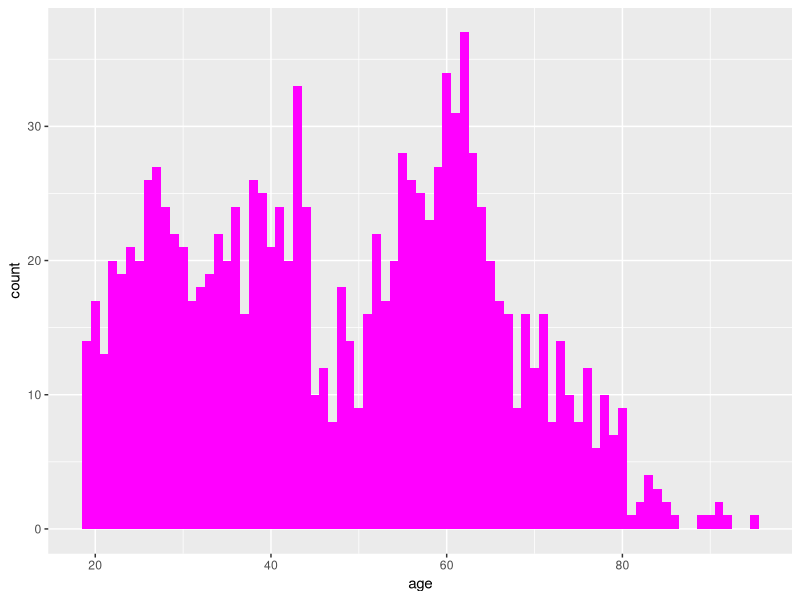
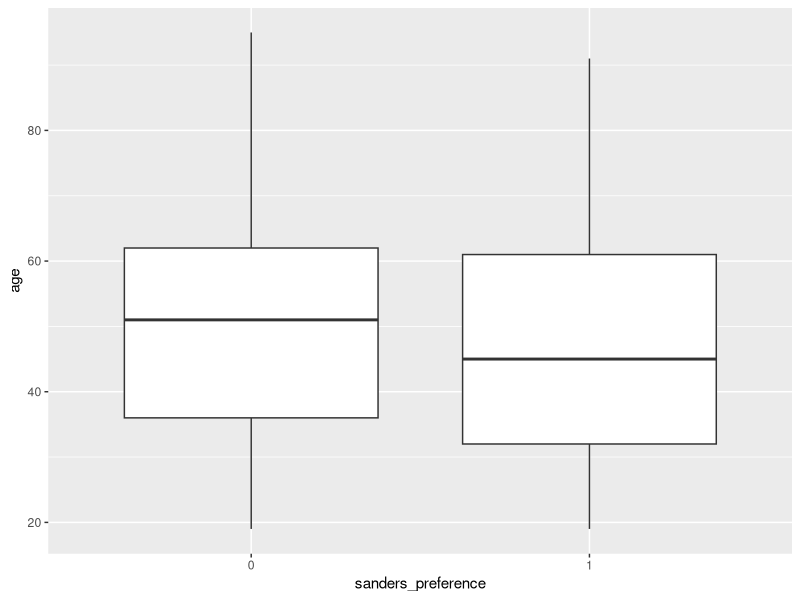

These figures' R source, in order:
## ---- chunk 1
knitr::opts_chunk$set(cache=TRUE)
## ---- chunk 2
library(dplyr)
library(ggplot2)
library(Hmisc)
library(GGally)
library(data.table)


setwd("/Users/daghanaltas/Hacking/Berkeley/W271/Labs/Lab1")
df <- read.csv("./public_opinion.csv")
head(df)
describe(df)

## ---- chunk 3
dim(df)
df <- df[!is.na(df$sanders_preference),]
df$sanders_preference <- as.factor(df$sanders_preference)
df$party <- factor(x = df$party, levels = c("1","2","3"), labels = c("D", "I", "R"))
df$race_white <- as.factor(df$race_white)
df$gender <- as.factor(df$gender)
df$age <- 2016 - df$birthyr
dim(df)
head(df)
dt <- data.table(df)
## ---- chunk 4
#xtabs( ~ sanders_preference, data=dt)
c.table <- array(data = c( sum(dt$sanders_preference == 1), 
                           sum(dt$sanders_preference == 1) / length(dt$sanders_preference),
                           sum(dt$sanders_preference == 0),
                           sum(dt$sanders_preference == 0) / length(dt$sanders_preference),
                           sum((dt$sanders_preference == 0) | (dt$sanders_preference == 1)), 
                           sum((dt$sanders_preference == 0) | (dt$sanders_preference == 1)) / length(dt$sanders_preference)),
                 dim = c(2,3),
                 dimnames = list(Count = c("Voter Count", "pi.hat"), 
                                 Preference = c("Bernie", "Hillary", "Total")))

c.table
## ---- chunk 5
c.table <- array(data = c( sum(dt$party == 'D'), 
                           sum(dt$party == 'D')/length(dt$party),
                           sum(dt$party == 'I'), 
                           sum(dt$party == 'I')/length(dt$party), 
                           sum(dt$party == 'R'), 
                           sum(dt$party == 'R')/length(dt$party),
                           sum((dt$party == 'D') | (dt$party == 'I') |(dt$party == 'R')), 
                           sum((dt$party == 'D') | (dt$party == 'I') |(dt$party == 'R')) /length(dt$party)),
                 dim = c(2,4),
                 dimnames = list(Count = c("Voter Count", "pi.hat"), 
                                 Party_affiliation = c("Democrat", "Independent", "Republican", "Total")))

round(c.table,2)
## ---- chunk 6
c.table <- array(data = c( sum(dt$race_white == 1), 
                           sum(dt$race_white == 1)/length(dt$race_white),
                           sum(dt$race_white == 0), 
                           sum(dt$race_white == 0)/length(dt$race_white), 
                           sum((dt$race_white == 1) | (dt$race_white == 0)), 
                           sum((dt$race_white == 1) | (dt$race_white == 0)) /length(dt$race_white)),
                 dim = c(2,3),
                 dimnames = list(Count = c("Voter Count", "pi.hat"), 
                                 Race = c("White", "Non White", "Total")))

round(c.table,2)
## ---- chunk 7
c.table <- array(data = c( sum(dt$gender == 1), 
                           sum(dt$gender == 1)/length(dt$gender),
                           sum(dt$gender == 2), 
                           sum(dt$gender == 2)/length(dt$gender), 
                           sum((dt$gender == 1) | (dt$gender == 2)), 
                           sum((dt$gender == 1) | (dt$gender == 2)) /length(dt$gender)),
                 dim = c(2,3),
                 dimnames = list(Count = c("Voter Count", "pi.hat"), 
                                 Gender = c("Male", "Female", "Total")))

round(c.table,2)
## ---- chunk 8
ggplot(dt, aes(age)) +
  geom_histogram(binwidth = 1, fill = 'magenta')

c.table <- array(data = c(range(dt$age)),
                 dim = c(1,2),
                 dimnames = list(c("Voter Age"), 
                                 c("Youngest", "Oldest")))
round(c.table,2)
## ---- chunk 9
c.tabs <- xtabs( ~ sanders_preference + party , data = dt)
c.tabs <- rbind(c.tabs,colSums(c.tabs))
c.tabs <- cbind(c.tabs,rowSums(c.tabs))

c.table <- array(data = as.array(c.tabs),
      dim = c(3,4),
      dimnames = list(Preference = c("Hillary", "Bernie", "Total"), 
                      Party = c("Democratic", "Independent", "Republican", "Total")))

round(c.table, 2)
round(c.table / dim(dt)[1], 2)

## ---- chunk 10
c.tabs <- xtabs( ~ sanders_preference + race_white , data = dt)
c.tabs <- rbind(c.tabs,colSums(c.tabs))
c.tabs <- cbind(c.tabs,rowSums(c.tabs))

c.table <- array(data = as.array(c.tabs),
      dim = c(3,3),
      dimnames = list(Preference = c("Hillary", "Bernie", "Total"), 
                      Party = c("Whites", "Non Whites", "Total")))

round(c.table, 2)
round(c.table / dim(dt)[1], 2)
## ---- chunk 11
dt[, .('Mean Age' = mean(age)), by = sanders_preference] # Average age of Sanders preference is 48 vs 50
ggplot(dt, aes(x = sanders_preference, y = age, group = sanders_preference)) + geom_boxplot()
## ---- chunk 12
# Preference x Race
table(preference = dt$sanders_preference, race_white = dt$race_white)
